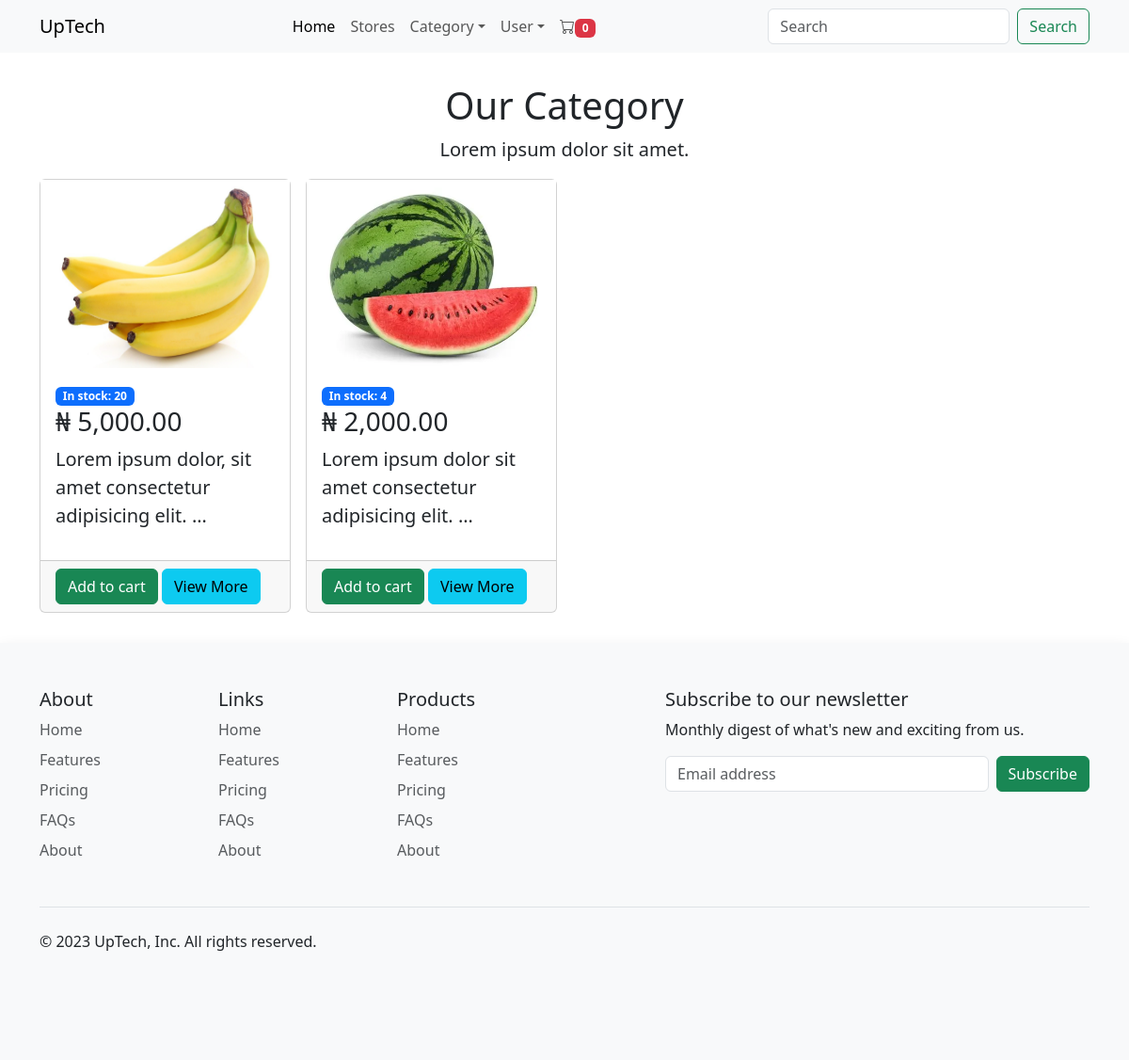
The app's page /category/2/ with its own data.
### stores/models.py (models this page shows, shortened)
class Product(models.Model):
    title = models.CharField(max_length=225)
    description = models.TextField()
    price = models.DecimalField(max_digits=9, decimal_places=2)
    image = models.ImageField(upload_to='product')
    category = models.ForeignKey(Category, on_delete=models.CASCADE)
    stock = models.IntegerField(default=0)
    created_at = models.DateTimeField(auto_now_add=True)

### stores/views.py (the view)
# urls.py: path('category/<str:id>/',views.category, name='category'),
def category(request,id):
    category = Product.objects.all().filter(category = id)
    context={
        'category':category
    }
    return render(request, 'stores/category.html',context)

### stores/context_processors.py (called while the page is built)
def category(request):
    category = Category.objects.all()
    context = {
        'categorys':category
    }
    return context

def catproducts(request):
    context={
    }
    return context

### templates/stores/category.html (shortened to what this page needs)
{% extends 'base.html' %}
{% load humanize %}
{% block content %}
    <section id="products" class="my-3 py-3">
        <div class="intro text-center">
            <h6 class="display-6">Our Category</h6>
            <p class="lead">Lorem ipsum dolor sit amet.</p>
        </div>
        <div class="container">
            <div class="row g-3">
                {% if category %}
                  {% for product in category %}
                    <div class="col-md-3">
                        <div class="card">
                            <img src="{{product.image.url}}" style="height: 25vh;" alt="" class="img-fluid">
                            <div class="card-body">
                                <span class="badge bg-primary">In stock: <strong>{{product.stock}}</strong></span>
                                <h3> &#8358; {{product.price |intcomma}} </h3>
                                <p class="lead">{{product.description |truncatewords:8}}</p>
                            </div>
                            <div class="card-footer">
                                <button class="btn btn-success">Add to cart</button>
                                <a href="{% url 'store' product.id %}" class="btn btn-info">View More</a>
                            </div>
                        </div>
                    </div>
                  {% endfor %}
                {% else %}
                    <p class="lead bg-danger">No products in the database yet</p>
                {% endif %}
            </div>
        </div>
    </section>
{% endblock content %}

### records on screen
Product: image (picture), stock "20", price "5,000.00", description "Lorem ipsum dolor, sit amet consectetur adipisicing elit. …"
Product: image (picture), stock "4", price "2,000.00", description "Lorem ipsum dolor sit amet consectetur adipisicing elit. …"
